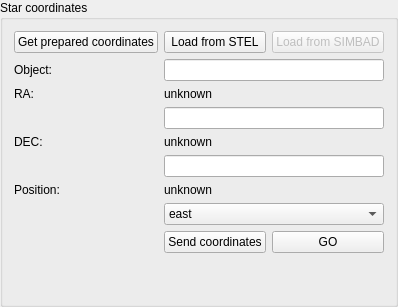
     <widget class="QGroupBox" name="groupBox">
      <property name="sizePolicy">
       <sizepolicy hsizetype="Preferred" vsizetype="Preferred">
        <horstretch>0</horstretch>
        <verstretch>0</verstretch>
       </sizepolicy>
      </property>
      <property name="title">
       <string>Star coordinates</string>
      </property>
      <layout class="QGridLayout" name="gridLayout_5">
       <item row="5" column="1" colspan="2">
        <widget class="QLineEdit" name="dec_LE"/>
       </item>
       <item row="6" column="1" colspan="2">
        <widget class="QLabel" name="coordinates_position_LB">
         <property name="text">
          <string>unknown</string>
         </property>
        </widget>
       </item>
       <item row="0" column="1">
        <widget class="QPushButton" name="load_target_from_stel_BT">
         <property name="text">
          <string>Load from STEL</string>
         </property>
        </widget>
       </item>
       <item row="0" column="2">
        <widget class="QPushButton" name="pushButton_9">
         <property name="enabled">
          <bool>false</bool>
         </property>
         <property name="text">
          <string>Load from SIMBAD</string>
         </property>
        </widget>
       </item>
       <item row="4" column="0">
        <widget class="QLabel" name="label_13">
         <property name="text">
          <string>DEC:</string>
         </property>
        </widget>
       </item>
       <item row="9" column="2">
        <spacer name="verticalSpacer_2">
         <property name="orientation">
          <enum>Qt::Vertical</enum>
         </property>
         <property name="sizeHint" stdset="0">
          <size>
           <width>20</width>
           <height>40</height>
          </size>
         </property>
        </spacer>
       </item>
       <item row="4" column="1" colspan="2">
        <widget class="QLabel" name="coordinates_dec_LB">
         <property name="text">
          <string>unknown</string>
         </property>
        </widget>
       </item>
       <item row="7" column="1" colspan="2">
        <widget class="QComboBox" name="telescope_position_CB">
         <item>
          <property name="text">
           <string>east</string>
          </property>
         </item>
         <item>
          <property name="text">
           <string>west</string>
          </property>
         </item>
        </widget>
       </item>
       <item row="8" column="2">
        <widget class="QPushButton" name="go_ra_dec_BT">
         <property name="text">
          <string>GO</string>
         </property>
        </widget>
       </item>
       <item row="2" column="1" colspan="2">
        <widget class="QLabel" name="coordinates_ra_LB">
         <property name="text">
          <string>unknown</string>
         </property>
        </widget>
       </item>
       <item row="6" column="0">
        <widget class="QLabel" name="label_12">
         <property name="text">
          <string>Position:</string>
         </property>
        </widget>
       </item>
       <item row="0" column="0">
        <widget class="QPushButton" name="get_prepared_coordinates_BT">
         <property name="text">
          <string>Get prepared coordinates</string>
         </property>
        </widget>
       </item>
       <item row="2" column="0">
        <widget class="QLabel" name="label_2">
         <property name="text">
          <string>RA:</string>
         </property>
        </widget>
       </item>
       <item row="3" column="1" colspan="2">
        <widget class="QLineEdit" name="ra_LE"/>
       </item>
       <item row="1" column="0">
        <widget class="QLabel" name="label_46">
         <property name="text">
          <string>Object:</string>
         </property>
        </widget>
       </item>
       <item row="1" column="1" colspan="2">
        <widget class="QLineEdit" name="star_name_LE"/>
       </item>
       <item row="8" column="1">
        <widget class="QPushButton" name="send_coordinates_BT">
         <property name="text">
          <string>Send coordinates</string>
         </property>
        </widget>
       </item>
      </layout>
     </widget>
